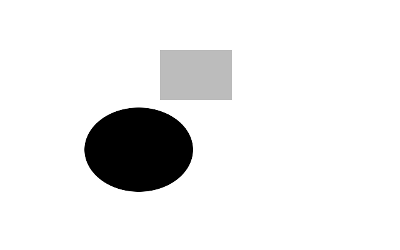
#> input picture pde/lk/flow1-bw-0.png, 400 x 250 px, found by its file name
$ jupyter execute --allow-errors lk2.ipynb
#> lines starting #> are read from the running program, lines starting #| are printed output that depends on the picture
#> in test, im1 is the input picture: shape (250, 400); min 0, max 255, mean 234.3
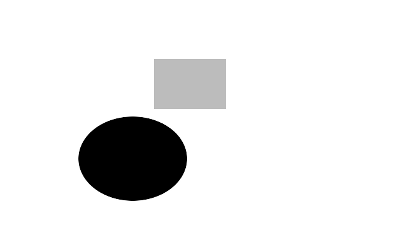
#> input picture app-math-tr/lk/dleft.png, 400 x 250 px
#> in test, im2 is the input picture: shape (250, 400); min 0, max 255, mean 234.3
Piksel Takibi, Optik Akis, Lucas Kanade Algoritmasi

Hareket halindeki bir kameranin aldigi goruntulerdeki herhangi bir pikseli
nasil takip ederiz?

Matematiksel olarak temsil etmek gerekirse, zamana gore degisen 2 boyutlu
goruntuyu bir fonksiyon olarak dusunelim, ki bu fonksiyonun degerleri
ayriksal olarak, imajin ta kendisi. Bir $I(x(t),y(t),t)$ fonksiyonu piksel
degerlerini veriyor. Bu fonksiyonda $x,y$ ekran kordinatlarina tekabul
ediyor, $t$ ise zaman, $1,2,..$ gibi degerleri indeks degerleri var, mesela
$I(100,200,1)$, bize 1. video karesindeki $x=100,y=200$ kordinatlarindaki
piksel degerini verecek.

$x,y$ degiskenleri parametrize edildi, bir noktayi takip etmek istiyoruz
cunku, ve $t$'ye gore bu takip edilen noktanin $x,y$ kordinatlari belli bir
gidisat yonunde degisiyor.

Su faraziyeyi yaparak takip problemimizi kolaylastirabiliriz. Diyelim ki
takip edilen bir nokta, goruldugu her karede ayni piksel rengindedir. Bu
cok siradisi bir faraziye degil, resim karelerinden bir araba geciyor
mesela, ve bu arabanin uzerindeki piksellerin renkleri, en azindan iki kare
arasinda degismiyor. Isik seviyesi, golgede olma, vs. gibi durumlarda biraz
degisebilir, fakat basitlestirme amaciyla bu faraziye gecerlidir.

#> (a cell that did not finish here is left out)

Bir diger faraziye, kameralar hareket ettiklerinde alinan iki goruntu
arasindaki tum piksellerin yer degisimi genellikle ayni yonde olmasidir. Bu
degisim yonunu $<u,v>$ vektoru olarak gorebiliriz, ve bu degiskenler iki
goruntu arasindaki degisimde tum pikseller icin ayni olacaktir. Bu da
normal, kamerayi alip mesela saga dogru hareket ettiriyoruz, ve goruntudeki
tum pikseller sola dogru gidiyorlar.

#> (a cell that did not finish here is left out)

Tum bunlari modelimizde nasil kullaniriz?

Takip edilen nokta her karede ayni renkte ise, su ifade dogru demektir

$$ I(x(t),y(t),t) = \textrm{ sabit } $$

Eger bu fonksiyonun zamana gore turevini alirsak

$$ \frac{d \ I(x(t),y(t),t)}{dt} = 0$$

sonucu gelir. Esitligin sagi sifir, cunku bir sabitin turevini aldik. Sol
tarafa Zincirleme Kanununu uygularsak,

$$ \frac{\partial I}{\partial x}\frac{dx}{dt} +
\frac{\partial I}{\partial y}\frac{dy}{dt} +
\frac{\partial I}{\partial t} = 0
$$

Bu formulde $dx/dt$ ve $dy/dt$, hareket halindeki (zaman gecerken) noktanin
sonsuz kucuklukteki yer degimi. Ayriksal baglamda arka arkaya iki kare
icindeki yer degisimi. O zaman,

$$ \frac{dx}{dt}, \frac{dy}{dt} = u, v $$

Alttakiler ise mesafesel (spatial) gradyanlardir, bunlarin nasil
hesaplanacagini cok iyi biliyoruz!

$$
\frac{\partial I}{\partial x}, \frac{\partial I}{\partial y}
 $$

Alttaki ise resim karelerinin zamana gore turevidir.

$$
\frac{\partial I}{\partial t}
 $$

Daha derli toplu olarak gostermek gerekirse ana formul nihai olarak soyle

$$ I_x u + I_y v + I_t = 0 $$

ya da

$$
\nabla I \cdot <u, v> = -I_t
 $$

Simdi $u,v$'nin hesaplanmasina gelelim. Ustteki formulu bir veri noktasi
icin yazmak yeterli degil. Ama bu formulu hem takip ettigimiz, hem de onun
etrafindaki pikseller icin yazarsak (onlarin yer degisimi de ayni degil
mi?), ve bu sistemi cozersek, sonuca varabiliriz.

Iki tane bilinmeyenimiz var, ama boylece pek cok formul elde
ediyoruz. Veriler gurultulu oldugu icin, aslinda bilinmeyenden "daha
fazla" formul elde etmek iyi, bu tur denklem sistemlerina "cok esitlige
sahip (overdetermined)" denir, ve boyle tur sistemler En Az Kareler (Least
Squares) ile cozulur. Tum bunlari biraraya koyunca su ortaya cikar.

$$
\left[\begin{array}{cc}
I_x(p_1) & I_y(p_1) \\
I_x(p_2) & I_y(p_1) \\
\vdots & \vdots \\
I_x(p_k) & I_y(p_k)
\end{array}\right]
\left[\begin{array}{r}
u \\
v
\end{array}\right] =
-
\left[\begin{array}{c}
I_t(p_1) \\
I_t(p_2) \\
\vdots \\
I_t(p_k)
\end{array}\right]
 $$

Gradyanlarin belli noktalarda hesaplandigini unutmayalim, o sebeple $p_1,
p_2$ gibi piksel noktalarini bu fonksiyonlara geciyoruz.

Bu sistemi

$$ A \ d = b $$

olarak gosterebiliriz, ki $d = <u,v>$. Sol tarafi $A^T$ ile carpalim

$$ A^TA \ d = A^Tb $$

Eger $A^TA$'nin matris tersini iki tarafla carparsak, $d$ yanliz kalir, ve
sonuc elde edilir.

Bu denklemi Python Numpy'da <code>pinv</code> kullanarak cozeriz.

Test icin uc tane resim kullandik, bu resimlerden
<code>flow1-bw-0.png</code> baslangic resmi, bu resmin ortasindaki
objeleri GIMP kullanarak elle kopyaladik, bir ust sag capraza dogru,
bir alt sol capraza dogru, ve iki yeni resim elde ettik
(<code>upright.png</code>, <code>dleft.png</code>). Takip edilen nokta
gri dortgenin alt sol kosesinde. Lucas Kanade algoritmasi bu noktayi
takip ederek, yesil ile isaretledi.

[cell 3]
def gauss_kern():
    h1 = 15
    h2 = 15
    x, y = np.mgrid[0:h2, 0:h1]
    x = x-h2/2
    y = y-h1/2
    sigma = 1.5
    g = np.exp( -( x**2 + y**2 ) / (2*sigma**2) );
    return g / g.sum()

def deriv(im1, im2):
    g = gauss_kern()
    Img_smooth = si.convolve(im1,g,mode='same')
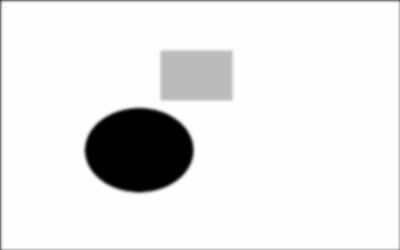
#> Img_smooth: shape (250, 400) float64; min -2.4e-13, max 255, mean 232.3; drawn with min black and max white
    fx,fy=np.gradient(Img_smooth)
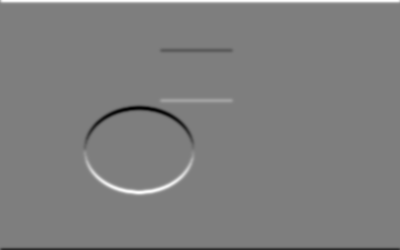
#> fx: shape (250, 400) float64; min -63.23, max 64.16, mean 0.3; drawn with min black and max white
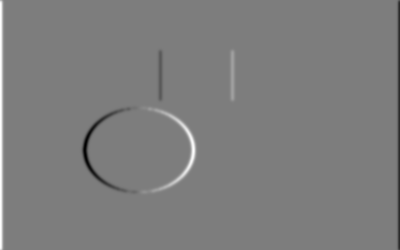
#> fy: shape (250, 400) float64; min -62.04, max 64.16, mean 0.2; drawn with min black and max white
    ft = si.convolve2d(im1, 0.25 * np.ones((2,2))) + \
        si.convolve2d(im2, -0.25 * np.ones((2,2)))
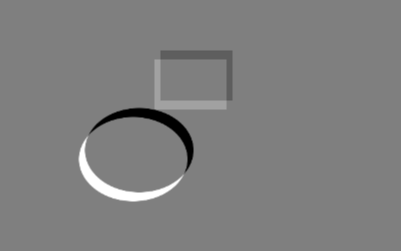
#> ft: shape (251, 401) float64; min -255, max 255, mean 0; drawn with min black and max white

    fx = fx[0:fx.shape[0]-1, 0:fx.shape[1]-1]
#> fx: shape (249, 399) float64
    fy = fy[0:fy.shape[0]-1, 0:fy.shape[1]-1];
#> fy: shape (249, 399) float64
    ft = ft[0:ft.shape[0]-1, 0:ft.shape[1]-1];
#> ft: shape (250, 400) float64
    return fx, fy, ft

#> (the rest of this cell did not finish here and is left out)

[cell 4]
import numpy as np
import scipy.signal as si
from PIL import Image
import numpy.linalg as lin

def lk(im1, im2, i, j, window_size) :
    fx, fy, ft = deriv(im1, im2)
    halfWindow = np.floor(window_size/2)
    curFx = fx[i-halfWindow-1:i+halfWindow,
               j-halfWindow-1:j+halfWindow]
    curFy = fy[i-halfWindow-1:i+halfWindow,
               j-halfWindow-1:j+halfWindow]
    curFt = ft[i-halfWindow-1:i+halfWindow,
               j-halfWindow-1:j+halfWindow]
    curFx = curFx.T
    curFy = curFy.T
    curFt = curFt.T

    curFx = curFx.flatten(order='F')
    curFy = curFy.flatten(order='F')
    curFt = -curFt.flatten(order='F')

    A = np.vstack((curFx, curFy)).T
    U = np.dot(np.dot(lin.pinv(np.dot(A.T,A)),A.T),curFt)
    return U[0], U[1]

def test(image1,image2):
    x=165
    y=95
    win=50
    im1 = np.asarray(Image.open(image1))
    im2 = np.asarray(Image.open(image2))
    u, v = lk(im1, im2, x, y, win)
    plt.imshow(im1, cmap='gray')
    plt.hold(True)
    plt.plot(x,y,'+r');
    # 3 ile carptik cunku vektor degisimi iyi hesaplandi ama
    # grafikleme icin cok ufakti, ikinci yesil nokta iyi gozuksun
    # diye onu biraz buyuttuk
    plt.plot(x+u*3,y+v*3,'og')

#> (the rest of this cell did not finish here and is left out)

#> (a cell that did not finish here is left out)

#> call 2 of test, with image1 = 'flow1-bw-0.png', image2 = 'upright.png'
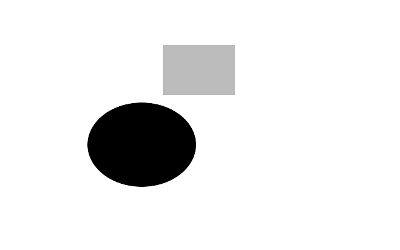
#> input picture app-math-tr/lk/upright.png, 400 x 250 px
#> in test, im2 is the input picture: shape (250, 400); min 0, max 255, mean 234.3
#> in deriv (call 2), `ft = si.convolve2d(im1, 0.25 * np.ones((2,2))) + \ si.convolve2d(im2, ..`:
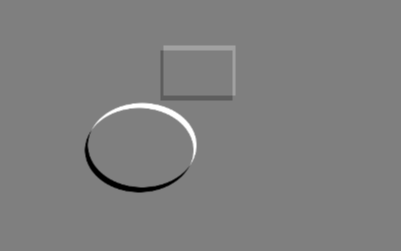
#> ft: shape (251, 401) float64; min -255, max 255, mean 0; drawn with min black and max white
